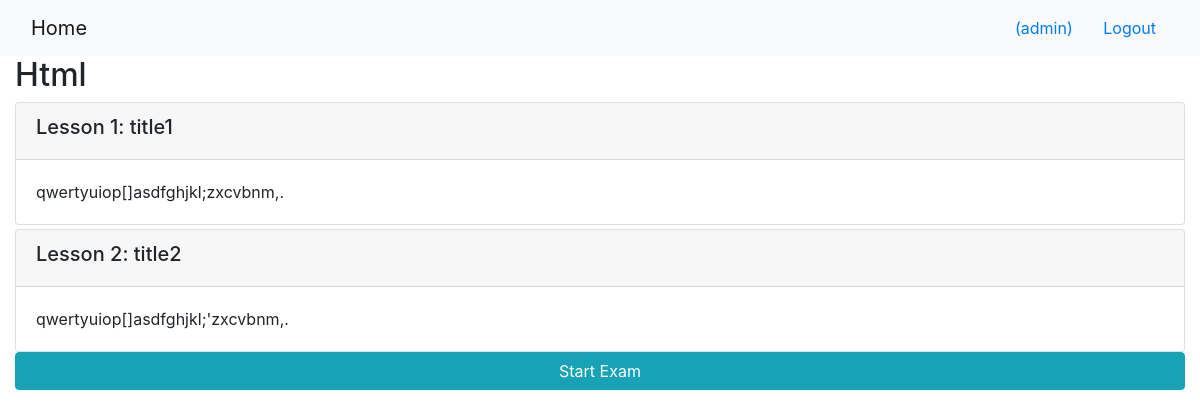
/onlinecourse/1/ (signed in), run on the app's committed database.
### onlinecourse/models.py (models this page shows, shortened)
class Course(models.Model):
    name = models.CharField(null=False, max_length=30, default='online course')
    image = models.ImageField(upload_to='course_images/')
    description = models.CharField(max_length=1000)
    pub_date = models.DateField(null=True)
    instructors = models.ManyToManyField(Instructor)
    users = models.ManyToManyField(settings.AUTH_USER_MODEL, through='Enrollment')
    total_enrollment = models.IntegerField(default=0)
    is_enrolled = False

class Lesson(models.Model):
    title = models.CharField(max_length=200, default="title")
    order = models.IntegerField(default=0)
    course = models.ForeignKey(Course, on_delete=models.CASCADE)
    content = models.TextField()

### onlinecourse/views.py (the view)
# urls.py: path('<int:pk>/', views.CourseDetailView.as_view(), name='course_details'),
class CourseDetailView(generic.DetailView):
    model = Course
    template_name = 'onlinecourse/course_detail_bootstrap.html'

### onlinecourse/templates/onlinecourse/course_detail_bootstrap.html (shortened to what this page needs)
<!DOCTYPE html>
<html lang="en">
<head>
     {% load static %}
    <link rel="stylesheet" href="https://maxcdn.bootstrapcdn.com/bootstrap/4.5.2/css/bootstrap.min.css">
</head>
<body>
    <nav class="navbar navbar-light bg-light">
        <div class="container-fluid">
            <div class="navbar-header">
                  <a class="navbar-brand" href="{% url 'onlinecourse:index' %}">Home</a>
            </div>
            <ul class="nav navbar-nav navbar-right">
                {% if user.is_authenticated %}
                <li>
                    <a class="btn btn-link" href="#">{{ user.first_name }}({{ user.username }})</a>
                    <a class="btn btn-link" href="{% url 'onlinecourse:logout' %}">Logout</a>
                </li>
                {% endif %}
            </ul>
        </div>
    </nav>
    <div class="container-fluid">
            <h2>{{ course.name }}</h2>
            <div class="card-columns-vertical">
                {% for lesson in course.lesson_set.all %}
                    <div class="card mt-1">
                        <div class="card-header"><h5>Lesson {{lesson.order|add:1}}: {{lesson.title}}</h5></div>
                        <div class="card-body">{{lesson.content}}</div>
                    </div>
                {% endfor %}
            </div>
            {% if user.is_authenticated %}
                <button type="button" class="btn btn-info btn-block" data-toggle="collapse" data-target="#exam"> Start Exam </button>
            {% endif %}
    </div>
</body>
</html>

### data on the page
Course: name "Html"
Lesson: order|add "1", title "title1", content "qwertyuiop[]asdfghjkl;zxcvbnm,."
Lesson: order|add "2", title "title2", content "qwertyuiop[]asdfghjkl;'zxcvbnm,."

### other printed values
{{ user.username }} "admin"
